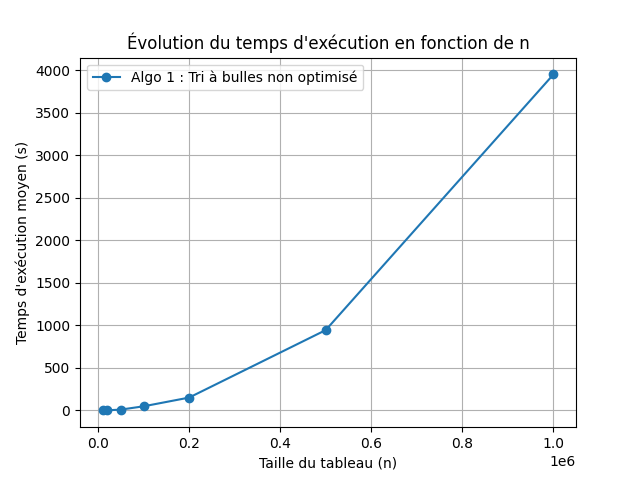

This chart was generated by the following Python code:
import pandas as pd
import matplotlib.pyplot as plt

# Mettre le fichier CSV ici
csv_file = "Algo1.csv" 

# Lire le fichier CSV
data = pd.read_csv(csv_file)

# Colonnes à adapter selon votre CSV
col_algo = "num_algo"   
col_n = "n"              
col_time = "temps_moyen"   

# Filtrer uniquement l'algo 1
subset = data[data[col_algo] == 1]

# Tracer
plt.figure()
plt.plot(
    subset[col_n],
    subset[col_time],
    marker='o',
    label="Algo 1 : Tri à bulles non optimisé"
)

plt.xlabel("Taille du tableau (n)")  
plt.ylabel("Temps d'exécution moyen (s)") 
plt.title("Évolution du temps d'exécution en fonction de n")

plt.legend()
plt.grid(True)
plt.show()
